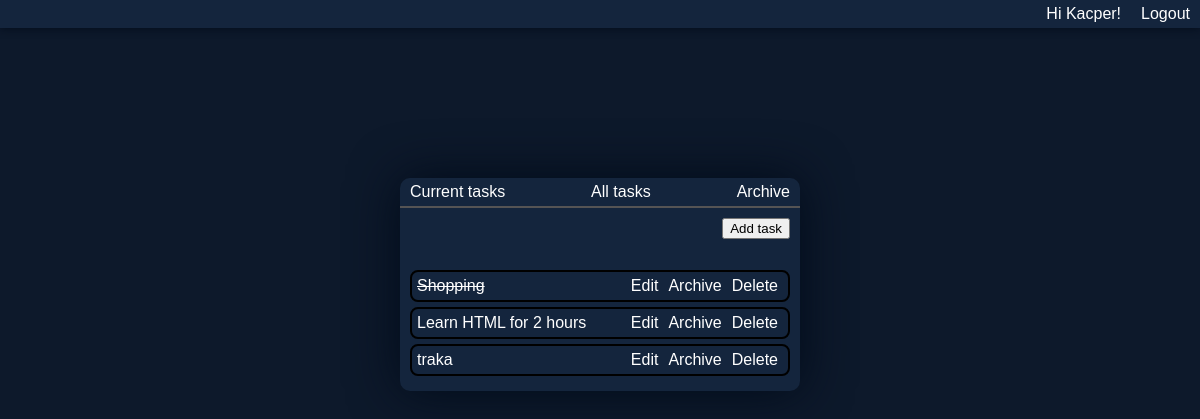
Page /archive-tasks (signed in) on the committed database.
### todo/models.py (models this page shows, shortened)
class Task(models.Model):
    task_text = models.CharField(max_length=200)
    is_done = models.BooleanField(default=False)
    due_to = models.DateField(blank=True, null=True)
    created_at = models.DateField(auto_now_add=True)
    is_archived = models.BooleanField(default=False)
    user = models.ForeignKey(User, null=True, blank=True, related_name='tasks', on_delete=models.CASCADE)

### todo/views.py (the view)
# urls.py: path('archive-tasks', views.ArchiveTasksView.as_view(), name='archived-tasks-page'),
class ArchiveTasksView(View):
    def get(self, request):
        tasks = Task.objects.filter(Q(user=request.user) & Q(is_archived=True))
        context = {
            'tasks': tasks,
        }
        return render(request, 'todo/index.html', context)

### todo/templates/todo/index.html (shortened to what this page needs)
{% extends 'base.html' %}
{% load static %}
{% block css_files%}
    <link rel="stylesheet" href="{% static "todo/index.css" %}">
{% endblock %}
{% block content %}
    <div class="main-box">
        <nav class="navigation-bar">
            <a href="{% url "starting-page" %}">Current tasks</a>
            <a href="{% url "all-tasks-page" %}">All tasks</a>
            <a href="{% url "archived-tasks-page" %}">Archive</a>
        </nav>
        <form method="POST">
            <div class="data-submit">
                <button>Add task</button>
            </div>
        </form>
        <ul>
        {% for task in tasks%}
            <li>
                <a class="{% if task.is_done %} strikethrough {% endif %}" href="{% url "complete-task-page" task.id %}">{{ task.task_text }}</a>
                <div class="task-buttons">
                    <a href="{% url "task-detail-page" task.id %}">Edit</a>
                    <a href="{% url "move-to-archive-page" task.id%}">Archive</a>
                    <a href="{% url "remove-task-page" task.id %}">Delete</a>
                </div>
            </li>
        {% endfor %}
        </ul>
    </div>
{% endblock %}

### templates/base.html (shortened to what this page needs)
{% load static %}
<!DOCTYPE html>
<html lang="en">
<head>
    <title> {% block page_title %}My Store{% endblock %} </title></head>
    <link rel="stylesheet" href="{% static "base.css" %}">
    {% block css_files%}{%endblock%}
<body>
    <header>
        <nav class="upper-toolbar">
                {% if user.is_authenticated %}
                    <span>Hi {{ user.username | title }}!</span>
                    <a href="{% url "logout-page" %}">Logout</a>
                {% else%}
                    <a href="{% url "register-page" %}">Register</a>
                    <a href="{% url "login-page" %}">Login</a>
                {% endif %}
        </nav>
    </header>
        {% block content %}{% endblock %}
</body>
</html>

### static/base.css (style rules this page uses)
html { min-height: 100%; background-color: hsl(217, 54%, 11%); }
body { font-family: Arial; height: 100%; margin: 0; }
.upper-toolbar { display: flex; justify-content: flex-end; background-color: hsl(216, 50%, 16%); box-shadow: 0 0 10px hsl(215, 93%, 5%); }
.upper-toolbar a { padding: 5px 10px 5px 10px; border-radius: 5px; text-decoration: none; color: hsl(0, 0%, 100%); }
span { padding: 5px 10px 5px 10px; color: hsl(0, 0%, 100%); }

### todo/static/todo/index.css (style rules this page uses)
.main-box { background-color: hsl(216, 50%, 16%); width: 400px; margin: 150px auto 0 auto; border-radius: 10px; box-shadow: 0 0 50px hsl(215, 93%, 5%); }
.navigation-bar { display: flex; justify-content: space-between; border-bottom: 2px solid #555454; margin-bottom: 10px; }
nav a { padding: 5px 10px 5px 10px; border-radius: 5px; }
ul { padding: 10px 10px 10px 10px; list-style: none; }
ul li { display: flex; justify-content: space-between; border: 2px solid #000000; padding: 5px; border-radius: 8px; margin-top: 5px; margin-bottom: 5px; }
a { text-decoration: none; color: hsl(0, 0%, 100%); }
form { display: flex; justify-content: space-between; }
form button { margin-right: 10px; }
.data-submit { display: flex; justify-content: flex-end; }
.strikethrough { text-decoration: line-through; }
.task-buttons { display: flex; }
.task-buttons a { padding: 0 5px 0 5px; }

### rows in the picture
Task: task_text "Shopping"
Task: task_text "Learn HTML for 2 hours"
Task: task_text "traka"

### other values in the picture
{{ user.username | title }} "Kacper"
